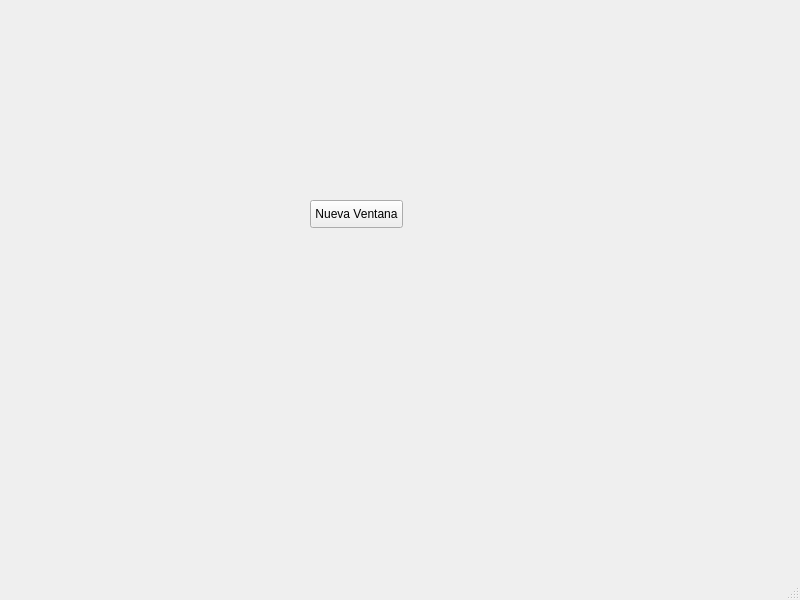
<?xml version="1.0" encoding="UTF-8"?>
<ui version="4.0">
 <class>MainWindow</class>
 <widget class="QMainWindow" name="MainWindow">
  <property name="geometry">
   <rect>
    <x>0</x>
    <y>0</y>
    <width>800</width>
    <height>600</height>
   </rect>
  </property>
  <property name="windowTitle">
   <string>MainWindow</string>
  </property>
  <widget class="QWidget" name="centralwidget">
   <widget class="QPushButton" name="pushButtonMW">
    <property name="geometry">
     <rect>
      <x>310</x>
      <y>200</y>
      <width>93</width>
      <height>28</height>
     </rect>
    </property>
    <property name="text">
     <string>Nueva Ventana</string>
    </property>
   </widget>
  </widget>
  <widget class="QMenuBar" name="menubar">
   <property name="geometry">
    <rect>
     <x>0</x>
     <y>0</y>
     <width>800</width>
     <height>26</height>
    </rect>
   </property>
  </widget>
  <widget class="QStatusBar" name="statusbar"/>
 </widget>
 <resources/>
 <connections/>
</ui>
